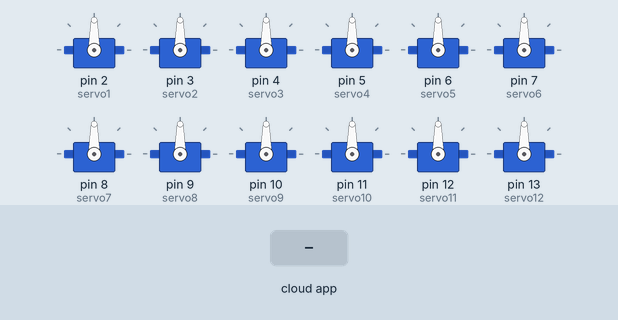
The sketch below on a simulated Arduino Uno, built with avr-gcc and run on an emulated ATmega328P. Shown: 12 × servo. Inputs (shaded band) come from the test bench. The ROS host is connected and sends only what is stated.

Above: at 1.2 s.
1.3 s: the phone or cloud app sets servo1 to 0
At 2.5 s:
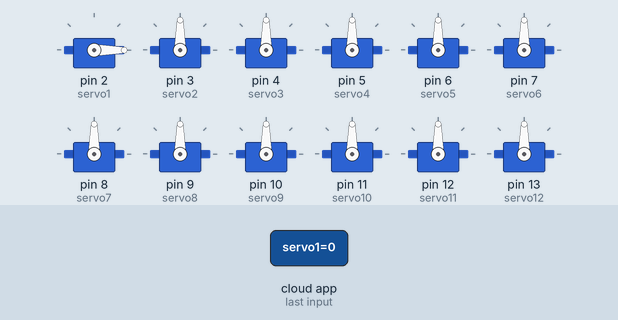
2.8 s: the phone or cloud app sets servo2 to 0
At 3.7 s:
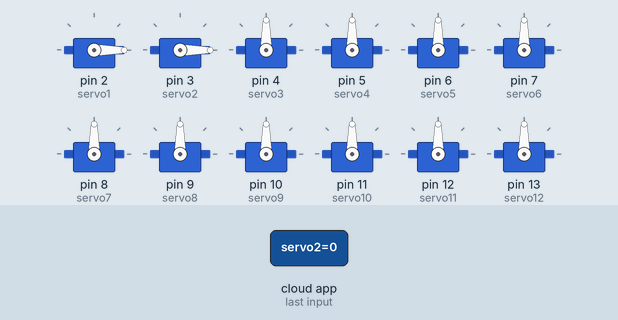
4.3 s: the phone or cloud app sets servo3 to 0
At 4.9 s:
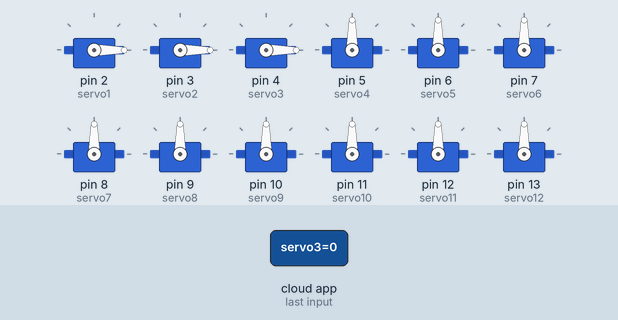
5.8 s: the phone or cloud app sets servo4 to 0
At 7.0 s:
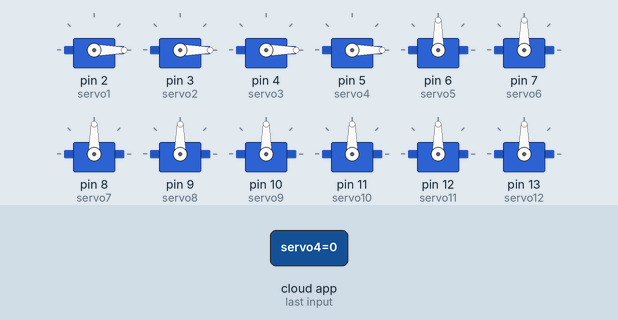
7.3 s: the phone or cloud app sets servo5 to 0
At 8.3 s:
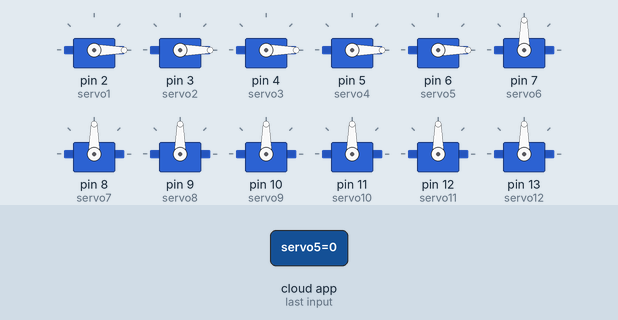
8.8 s: the phone or cloud app sets servo6 to 0
At 9.3 s:
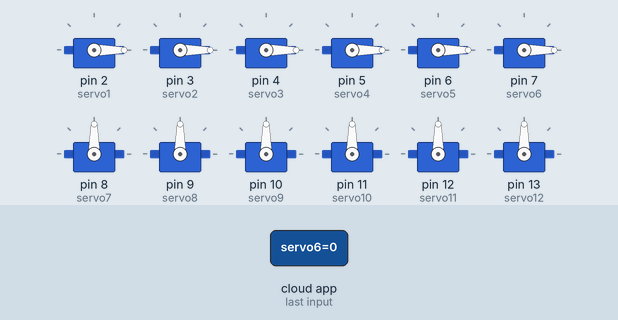
Timing chart, 0 to 11.3 s (numbered marks = the images above; inputs shaded):
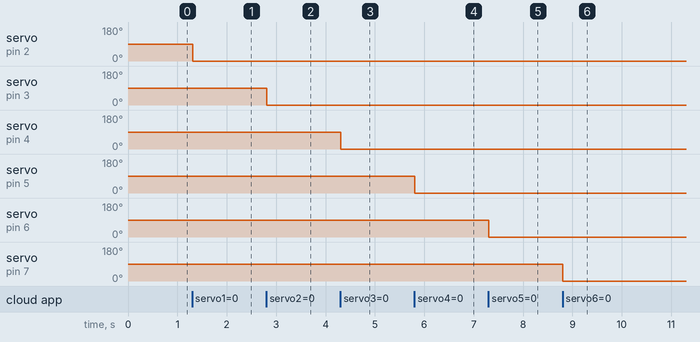

Measured:
- after the input at 1.3 s, servo on pin 2 (servo1): 90° → 0° at once
- after the input at 2.8 s, servo on pin 3 (servo2): 90° → 0° at once
- after the input at 4.3 s, servo on pin 4 (servo3): 90° → 0° at once
- after the input at 5.8 s, servo on pin 5 (servo4): 90° → 0° at once
- after the input at 7.3 s, servo on pin 6 (servo5): 90° → 0° at once
- after the input at 8.8 s, servo on pin 7 (servo6): 90° → 0° at once

The sketch:

ardu_servo.ino
```cpp
/*
 * rosserial Servo Control Example
 *
 * This sketch demonstrates the control of hobby R/C servos
 * using ROS and the arduiono
 *
 * For the full tutorial write up, visit
 * www.ros.org/wiki/rosserial_arduino_demos
 *
 * For more information on the Arduino Servo Library
 * Checkout :
 * http://www.arduino.cc/en/Reference/Servo
 */

#if defined(ARDUINO) && ARDUINO >= 100
  #include "Arduino.h"
#else
  #include <WProgram.h>
#endif

#include <Servo.h>
#include <ros.h>
#include <std_msgs/UInt16.h>

ros::NodeHandle  nh;

Servo servo1;
Servo servo2;
Servo servo3;
Servo servo4;
Servo servo5;
Servo servo6;
Servo servo7;
Servo servo8;
Servo servo9;
Servo servo10;
Servo servo11;
Servo servo12;
Servo servo13;
Servo servo14;
Servo servo15;
Servo servo16;

void servo1_cb( const std_msgs::UInt16& cmd_msg){
  servo1.write(cmd_msg.data); //set servo angle, should be from 0-180
}
void servo2_cb( const std_msgs::UInt16& cmd_msg){
  servo2.write(cmd_msg.data); //set servo angle, should be from 0-180
}
void servo3_cb( const std_msgs::UInt16& cmd_msg){
  servo3.write(cmd_msg.data); //set servo angle, should be from 0-180
}
void servo4_cb( const std_msgs::UInt16& cmd_msg){
  servo4.write(cmd_msg.data); //set servo angle, should be from 0-180
}
void servo5_cb( const std_msgs::UInt16& cmd_msg){
  servo5.write(cmd_msg.data); //set servo angle, should be from 0-180
}
void servo6_cb( const std_msgs::UInt16& cmd_msg){
  servo6.write(cmd_msg.data); //set servo angle, should be from 0-180
}
void servo7_cb( const std_msgs::UInt16& cmd_msg){
  servo7.write(cmd_msg.data); //set servo angle, should be from 0-180
}
void servo8_cb( const std_msgs::UInt16& cmd_msg){
  servo8.write(cmd_msg.data); //set servo angle, should be from 0-180
}
void servo9_cb( const std_msgs::UInt16& cmd_msg){
  servo9.write(cmd_msg.data); //set servo angle, should be from 0-180
}
void servo10_cb( const std_msgs::UInt16& cmd_msg){
  servo10.write(cmd_msg.data); //set servo angle, should be from 0-180
}
void servo11_cb( const std_msgs::UInt16& cmd_msg){
  servo11.write(cmd_msg.data); //set servo angle, should be from 0-180
}
void servo12_cb( const std_msgs::UInt16& cmd_msg){
  servo12.write(cmd_msg.data); //set servo angle, should be from 0-180
}
void servo13_cb( const std_msgs::UInt16& cmd_msg){
  servo13.write(cmd_msg.data); //set servo angle, should be from 0-180
}
void servo14_cb( const std_msgs::UInt16& cmd_msg){
  servo14.write(cmd_msg.data); //set servo angle, should be from 0-180
}
void servo15_cb( const std_msgs::UInt16& cmd_msg){
  servo15.write(cmd_msg.data); //set servo angle, should be from 0-180
}
void servo16_cb( const std_msgs::UInt16& cmd_msg){
  servo16.write(cmd_msg.data); //set servo angle, should be from 0-180
}


ros::Subscriber<std_msgs::UInt16> sub1("servo1", servo1_cb);
ros::Subscriber<std_msgs::UInt16> sub2("servo2", servo2_cb);
ros::Subscriber<std_msgs::UInt16> sub3("servo3", servo3_cb);
ros::Subscriber<std_msgs::UInt16> sub4("servo4", servo4_cb);
ros::Subscriber<std_msgs::UInt16> sub5("servo5", servo5_cb);
ros::Subscriber<std_msgs::UInt16> sub6("servo6", servo6_cb);
ros::Subscriber<std_msgs::UInt16> sub7("servo7", servo7_cb);
ros::Subscriber<std_msgs::UInt16> sub8("servo8", servo8_cb);
ros::Subscriber<std_msgs::UInt16> sub9("servo9", servo9_cb);
ros::Subscriber<std_msgs::UInt16> sub10("servo10", servo10_cb);
ros::Subscriber<std_msgs::UInt16> sub11("servo11", servo11_cb);
ros::Subscriber<std_msgs::UInt16> sub12("servo12", servo12_cb);
ros::Subscriber<std_msgs::UInt16> sub13("servo13", servo13_cb);
ros::Subscriber<std_msgs::UInt16> sub14("servo14", servo14_cb);
ros::Subscriber<std_msgs::UInt16> sub15("servo15", servo15_cb);
ros::Subscriber<std_msgs::UInt16> sub16("servo16", servo16_cb);

void setup(){
  nh.initNode();
  nh.subscribe(sub1);
  nh.subscribe(sub2);
  nh.subscribe(sub3);
  nh.subscribe(sub4);
  nh.subscribe(sub5);
  nh.subscribe(sub6);
  nh.subscribe(sub7);
  nh.subscribe(sub8);
  nh.subscribe(sub9);
  nh.subscribe(sub10);
  nh.subscribe(sub11);
  nh.subscribe(sub12);
  nh.subscribe(sub13);
  nh.subscribe(sub14);
  nh.subscribe(sub15);
  nh.subscribe(sub16);

  servo1.attach(2);
  servo2.attach(3);
  servo3.attach(4);
  servo4.attach(5);
  servo5.attach(6);
  servo6.attach(7);
  servo7.attach(8);
  servo8.attach(9);
  servo9.attach(10);
  servo10.attach(11);
  servo11.attach(12);
  servo12.attach(13);
  servo13.attach(14);
  servo14.attach(15);
  servo15.attach(16);
  servo16.attach(17);
}

void loop(){
  nh.spinOnce();
  delay(1);
}
```
